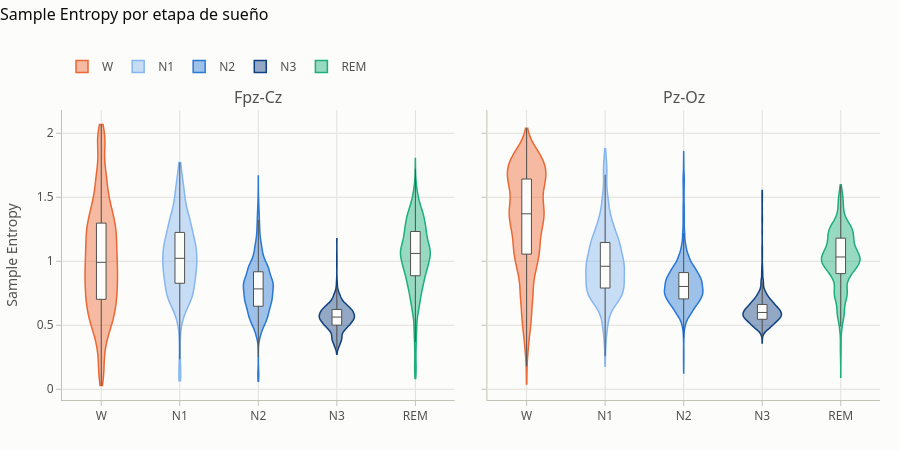

Source (notebook cell):
### Markdown cell above
**¿Cómo cambia la Sample Entropy entre etapas, y es igual en ambos canales?**

### Code cell
plots.metric_by_stage(obs[~obs["is_artifact"]], "sample_entropy").show()

### Figure 1 — Plotly figure (JSON) as saved in the notebook; plotly's stock layout.template omitted (floating-point values rounded to 4 significant figures; data arrays with more than 128 entries replaced by an {"elided": "..."} marker saying what was removed)
{"data": [{"box": {"fillcolor": "#fcfcfb", "line": {"color": "#52514e", "width": 1}, "visible": true}, "fillcolor": "rgba(235,104,52,0.45)", "hovertemplate": "W · Fpz-Cz<br>%{y:.3f}<extra></extra>", "legendgroup": "W", "line": {"color": "#eb6834", "width": 1.5}, "meanline": {"visible": false}, "name": "W", "points": false, "showlegend": true, "spanmode": "hard", "type": "violin", "x": {"elided": "6536 str values"}, "xaxis": "x", "y": {"elided": "6536 float values"}, "yaxis": "y"}, {"box": {"fillcolor": "#fcfcfb", "line": {"color": "#52514e", "width": 1}, "visible": true}, "fillcolor": "rgba(134,182,239,0.45)", "hovertemplate": "N1 · Fpz-Cz<br>%{y:.3f}<extra></extra>", "legendgroup": "N1", "line": {"color": "#86b6ef", "width": 1.5}, "meanline": {"visible": false}, "name": "N1", "points": false, "showlegend": true, "spanmode": "hard", "type": "violin", "x": {"elided": "2161 str values"}, "xaxis": "x", "y": {"elided": "2161 float values"}, "yaxis": "y"}, {"box": {"fillcolor": "#fcfcfb", "line": {"color": "#52514e", "width": 1}, "visible": true}, "fillcolor": "rgba(42,120,214,0.45)", "hovertemplate": "N2 · Fpz-Cz<br>%{y:.3f}<extra></extra>", "legendgroup": "N2", "line": {"color": "#2a78d6", "width": 1.5}, "meanline": {"visible": false}, "name": "N2", "points": false, "showlegend": true, "spanmode": "hard", "type": "violin", "x": {"elided": "9254 str values"}, "xaxis": "x", "y": {"elided": "9254 float values"}, "yaxis": "y"}, {"box": {"fillcolor": "#fcfcfb", "line": {"color": "#52514e", "width": 1}, "visible": true}, "fillcolor": "rgba(16,66,129,0.45)", "hovertemplate": "N3 · Fpz-Cz<br>%{y:.3f}<extra></extra>", "legendgroup": "N3", "line": {"color": "#104281", "width": 1.5}, "meanline": {"visible": false}, "name": "N3", "points": false, "showlegend": true, "spanmode": "hard", "type": "violin", "x": {"elided": "1317 str values"}, "xaxis": "x", "y": {"elided": "1317 float values"}, "yaxis": "y"}, {"box": {"fillcolor": "#fcfcfb", "line": {"color": "#52514e", "width": 1}, "visible": true}, "fillcolor": "rgba(27,175,122,0.45)", "hovertemplate": "REM · Fpz-Cz<br>%{y:.3f}<extra></extra>", "legendgroup": "REM", "line": {"color": "#1baf7a", "width": 1.5}, "meanline": {"visible": false}, "name": "REM", "points": false, "showlegend": true, "spanmode": "hard", "type": "violin", "x": {"elided": "3662 str values"}, "xaxis": "x", "y": {"elided": "3662 float values"}, "yaxis": "y"}, {"box": {"fillcolor": "#fcfcfb", "line": {"color": "#52514e", "width": 1}, "visible": true}, "fillcolor": "rgba(235,104,52,0.45)", "hovertemplate": "W · Pz-Oz<br>%{y:.3f}<extra></extra>", "legendgroup": "W", "line": {"color": "#eb6834", "width": 1.5}, "meanline": {"visible": false}, "name": "W", "points": false, "showlegend": false, "spanmode": "hard", "type": "violin", "x": {"elided": "6536 str values"}, "xaxis": "x2", "y": {"elided": "6536 float values"}, "yaxis": "y2"}, {"box": {"fillcolor": "#fcfcfb", "line": {"color": "#52514e", "width": 1}, "visible": true}, "fillcolor": "rgba(134,182,239,0.45)", "hovertemplate": "N1 · Pz-Oz<br>%{y:.3f}<extra></extra>", "legendgroup": "N1", "line": {"color": "#86b6ef", "width": 1.5}, "meanline": {"visible": false}, "name": "N1", "points": false, "showlegend": false, "spanmode": "hard", "type": "violin", "x": {"elided": "2161 str values"}, "xaxis": "x2", "y": {"elided": "2161 float values"}, "yaxis": "y2"}, {"box": {"fillcolor": "#fcfcfb", "line": {"color": "#52514e", "width": 1}, "visible": true}, "fillcolor": "rgba(42,120,214,0.45)", "hovertemplate": "N2 · Pz-Oz<br>%{y:.3f}<extra></extra>", "legendgroup": "N2", "line": {"color": "#2a78d6", "width": 1.5}, "meanline": {"visible": false}, "name": "N2", "points": false, "showlegend": false, "spanmode": "hard", "type": "violin", "x": {"elided": "9254 str values"}, "xaxis": "x2", "y": {"elided": "9254 float values"}, "yaxis": "y2"}, {"box": {"fillcolor": "#fcfcfb", "line": {"color": "#52514e", "width": 1}, "visible": true}, "fillcolor": "rgba(16,66,129,0.45)", "hovertemplate": "N3 · Pz-Oz<br>%{y:.3f}<extra></extra>", "legendgroup": "N3", "line": {"color": "#104281", "width": 1.5}, "meanline": {"visible": false}, "name": "N3", "points": false, "showlegend": false, "spanmode": "hard", "type": "violin", "x": {"elided": "1317 str values"}, "xaxis": "x2", "y": {"elided": "1317 float values"}, "yaxis": "y2"}, {"box": {"fillcolor": "#fcfcfb", "line": {"color": "#52514e", "width": 1}, "visible": true}, "fillcolor": "rgba(27,175,122,0.45)", "hovertemplate": "REM · Pz-Oz<br>%{y:.3f}<extra></extra>", "legendgroup": "REM", "line": {"color": "#1baf7a", "width": 1.5}, "meanline": {"visible": false}, "name": "REM", "points": false, "showlegend": false, "spanmode": "hard", "type": "violin", "x": {"elided": "3662 str values"}, "xaxis": "x2", "y": {"elided": "3662 float values"}, "yaxis": "y2"}], "layout": {"annotations": [{"font": {"size": 16}, "showarrow": false, "text": "Fpz-Cz", "x": 0.24, "xanchor": "center", "xref": "paper", "y": 1.0, "yanchor": "bottom", "yref": "paper"}, {"font": {"size": 16}, "showarrow": false, "text": "Pz-Oz", "x": 0.76, "xanchor": "center", "xref": "paper", "y": 1.0, "yanchor": "bottom", "yref": "paper"}], "font": {"color": "#52514e", "family": "system-ui, -apple-system, \"Segoe UI\", sans-serif", "size": 12}, "height": 450, "hoverlabel": {"bgcolor": "white", "font": {"color": "#0b0b0b"}}, "legend": {"orientation": "h", "title": {"text": ""}, "x": 0, "xanchor": "left", "y": 1.1, "yanchor": "bottom"}, "margin": {"b": 50, "l": 60, "r": 20, "t": 110}, "paper_bgcolor": "#fcfcfb", "plot_bgcolor": "#fcfcfb", "title": {"font": {"color": "#0b0b0b", "size": 16}, "text": "Sample Entropy por etapa de sueño", "x": 0, "xanchor": "left", "y": 0.98, "yanchor": "top"}, "xaxis": {"anchor": "y", "domain": [0.0, 0.48], "gridcolor": "#e1e0d9", "linecolor": "#c3c2b7", "tickcolor": "#c3c2b7", "ticks": "outside", "zeroline": false}, "xaxis2": {"anchor": "y2", "domain": [0.52, 1.0], "gridcolor": "#e1e0d9", "linecolor": "#c3c2b7", "tickcolor": "#c3c2b7", "ticks": "outside", "zeroline": false}, "yaxis": {"anchor": "x", "domain": [0.0, 1.0], "gridcolor": "#e1e0d9", "linecolor": "#c3c2b7", "tickcolor": "#c3c2b7", "ticks": "outside", "title": {"text": "Sample Entropy"}, "zeroline": false}, "yaxis2": {"anchor": "x2", "domain": [0.0, 1.0], "gridcolor": "#e1e0d9", "linecolor": "#c3c2b7", "matches": "y", "showticklabels": false, "tickcolor": "#c3c2b7", "ticks": "outside", "zeroline": false}}}
